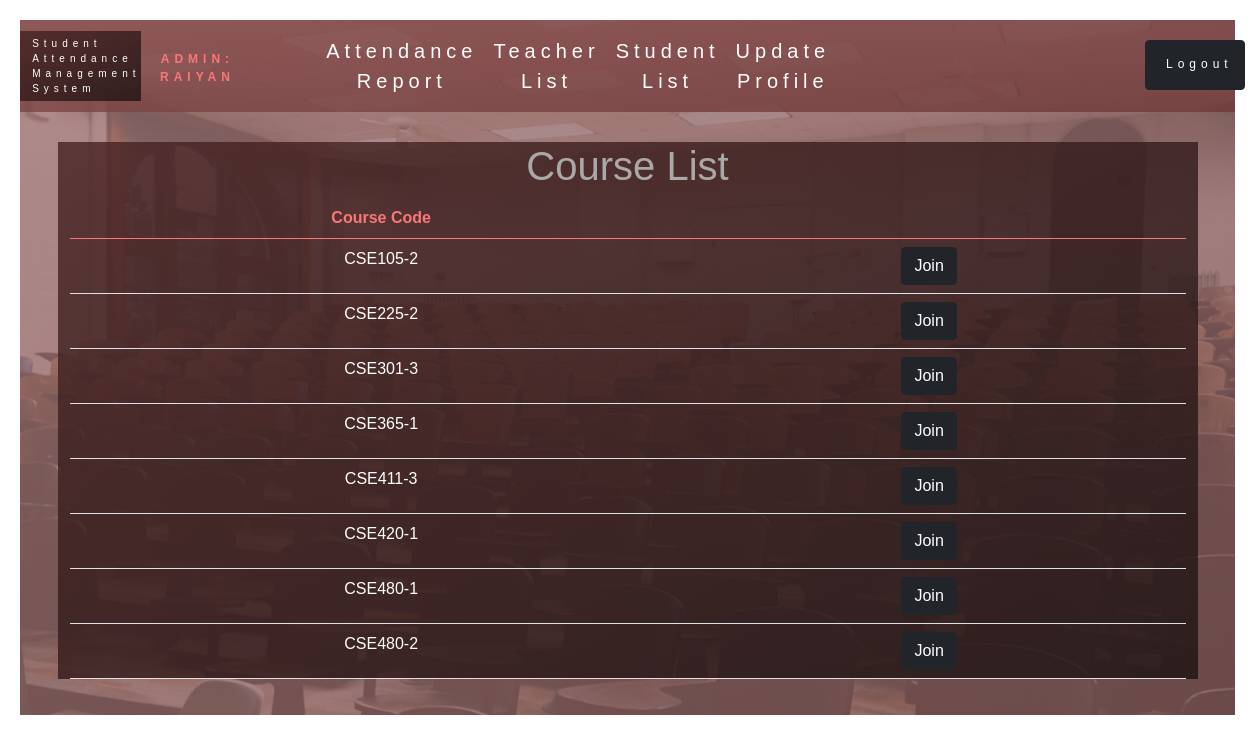
The app's page /admin/course_list.php (signed in) with its own data.
### tables this page shows
CREATE TABLE `course_tbl` (
  `course_id` int(11) NOT NULL,
  `course_code` varchar(10) NOT NULL
);

### lib/Database.php (called while the page is built, shortened)
<?php
    Class Database {
        public $host = DB_HOST;
        public $user = DB_USER;
        public $pass = DB_PASS;
        public $dbname = DB_NAME;
        public $link;
        private function connectDB() {
            $this->link=new mysqli($this->host, $this->user, $this->pass,
                $this->dbname);
        }
        public function select($query) {
            $result=$this->link->query($query) or die($this->link->error.__LINE__);
            if($result->num_rows > 0) {
                return $result;
            } else {
                return false;
            }
        }
    }
?>

### lib/Course.php (called while the page is built)
<?php
    $filePath = realpath(dirname(__FILE__));
    include_once($filePath.'/Database.php')
?>
<?php
    class Course {
        private $db;
        public function __construct() {
            $this->db = new Database();
        }
        public function getCourseList() {
            $query = "SELECT * FROM course_tbl ORDER BY course_code";
            $result = $this->db->select($query);
            return $result;
        }
    }
?>

### admin/course_list.php (the view, shortened to what this page needs)
<?php
    include '../lib/Course.php';
?>
<!DOCTYPE html>
<html lang="en">
<head>
    <head>
        <link rel="stylesheet" href="../css/bootstrap.min.css">
        <link rel="stylesheet" href="../css/style.css">
        <link rel="stylesheet" href="../css/take_attendance.css">
        <link rel="stylesheet" href="../css/navbar.css">
    </head>
</head>
<body>
    <header class="header">
        <nav class="navbar navbar-expand-lg">
            <a class="navbar-brand" href="course_list.php">Student<br>Attendance<br>Management<br>System</a>
            <div class="username">
                <?php
                    include '../lib/CurrentUserInfo.php';
                ?>
            </div>
            <div class="collapse navbar-collapse" id="navbarSupportedContent">
                <ul class="navbar-nav mr-auto">
                    <li class="nav-item">
                        <a class="nav-link" href="report.php">Attendance<br>Report</a>
                    </li>
                    <li class="nav-item">
                        <a class="nav-link" href="teacher_list.php">Teacher<br>List</a>
                    </li>
                    <li class="nav-item">
                        <a class="nav-link" href="student_list.php">Student<br>List</a>
                    </li>
                    <li class="nav-item">
                        <a class="nav-link" href="update_admin.php">Update<br>Profile</a>
                    </li>
                    <li class="nav-item btn btn-dark logout">
                        <a class="nav-link" href="../logout.php">Logout
                        </a>
                    </li>
                </ul>
            </div>
        </nav>
        <div class="panel panel-default container">
            <div class="panel-heading">
                <h1>
                    Course List
                </h1>
            </div>
            <div class="panel-body">
                <form  method="post">
                    <table class="table">
                        <thead>
                            <tr>
                                <th>Course Code</th>
                                <th></th>
                            </tr>
                        </thead>
                        <tbody>
                            <?php
                                $cl = new Course();
                                $get_course = $cl->getCourseList();
                                if($get_course) {
                                    while ($row = $get_course->fetch_assoc()) {
                            ?>
                            <tr>
                                <td><?php echo $row['course_code']; ?></td>
                                <td>
                                    <a class="btn btn-dark" href="take_attendance.php?courseCode=<?php
                                    echo $row['course_code'];?>">Join</a>
                                </td>
                            </tr>
                            <?php
                                    }
                                }
                            ?>
                        </tbody>
                    </table>
                </form>
            </div>
        </div>
    </header>
</body>
</html>

### css/style.css (style rules this page uses)
* { margin: 0; padding: 0; box-sizing: border-box; }
body { font-family: sans-serif; font-size: 16px; font-weight: 400; padding-top: 20px; padding-left: 20px; padding-right: 20px; }
.header { width: 100%; height: auto; min-height:580px; padding-bottom: 20px; background-image: linear-gradient( to right bottom, rgba(160, 118, 118, 0.8), rgba(130, 89, 89, 0.8)), url(../img/classroom2.jpg); background-size: cover; background-position: top; background-repeat: no-repeat; background-attachment: fixed; position: relative; }
.username { position: absolute; top: 30px; left: 140px; font-size: 12px; color: rgb(250, 119, 119); }
.logout { position: absolute; top: 20px; left: 1125px; height: 50px; width: 100px; font-size: 12px; color: rgb(250, 119, 119); }

### css/take_attendance.css (style rules this page uses)
.container { background-image: linear-gradient( to right bottom, rgba(71, 34, 34, 0.8), rgba(29, 19, 19, 0.8) ); margin-top: 30px; text-align: center; }
.panel-heading { color:darkgrey; }
.panel-body { color:rgb(250, 119, 119); }
th { color: rgb(250, 119, 119); }
td { color:rgb(255, 255, 255); }
.btn { margin-right: 20px; }

### css/navbar.css (style rules this page uses)
nav { display: block; font-size: 20px; font-weight: 700; letter-spacing: 5px; color: rgb(255, 255, 255); background-image: linear-gradient( to right bottom, rgba(139, 80, 80, 0.8), rgba(110, 57, 57, 0.8) ); height: 15%; width: 100%; text-align: center; padding-top: 2%; }
.navbar-brand { font-weight: 300; font-size: 10px; text-align: left; padding-left: 1%; color: rgb(255, 255, 255); background-image: linear-gradient( to right bottom, rgba(71, 34, 34, 0.8), rgba(29, 19, 19, 0.8) ); }
.navbar-nav { font-weight: 300; padding-left: 15%; }
.nav-link { color: rgb(255, 255, 255); }

### records on screen
course_tbl: course_code "CSE105-2"
course_tbl: course_code "CSE225-2"
course_tbl: course_code "CSE301-3"
course_tbl: course_code "CSE365-1"
course_tbl: course_code "CSE411-3"
course_tbl: course_code "CSE420-1"
course_tbl: course_code "CSE480-1"
course_tbl: course_code "CSE480-2"

### other values on screen
$_SESSION['user_type'] "ADMIN"
$_SESSION['username'] "RAIYAN"
